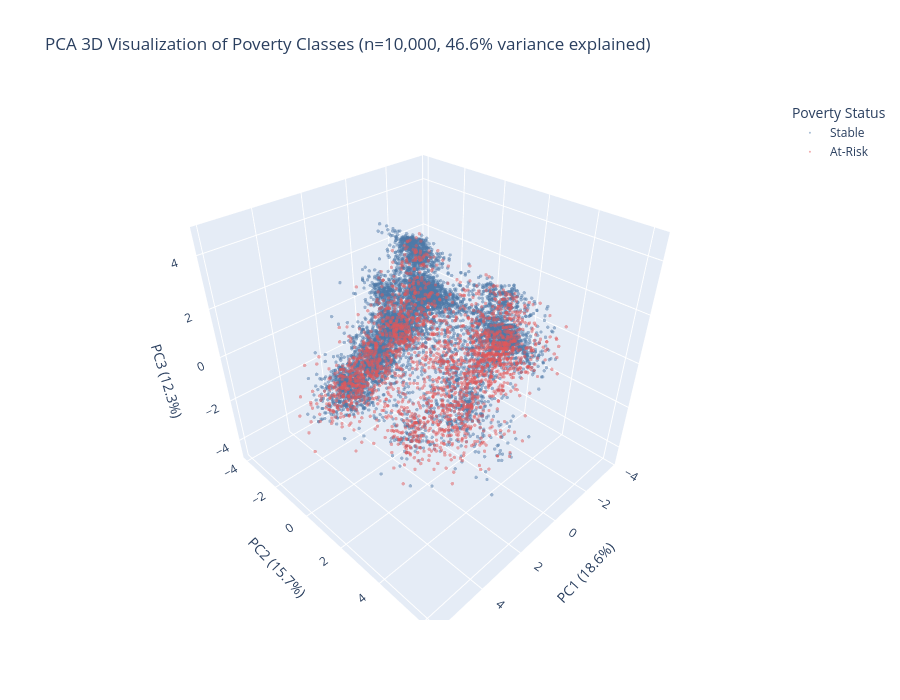

Here is the notebook cell this chart was saved with:
### Code cell
# 3D Interactive Scatter Plot with Plotly
fig_3d = px.scatter_3d(
    pca_sample,
    x='PC1', y='PC2', z='PC3',
    color='Poverty_Status',
    color_discrete_map={'Stable': '#4e79a7', 'At-Risk': '#e15759'},
    opacity=0.5,
    title=f'PCA 3D Visualization of Poverty Classes (n={sample_size:,}, {pca.explained_variance_ratio_.sum()*100:.1f}% variance explained)',
    labels={'PC1': f'PC1 ({pca.explained_variance_ratio_[0]*100:.1f}%)',
            'PC2': f'PC2 ({pca.explained_variance_ratio_[1]*100:.1f}%)',
            'PC3': f'PC3 ({pca.explained_variance_ratio_[2]*100:.1f}%)'},
    width=900,
    height=700
)

fig_3d.update_traces(marker=dict(size=2))
fig_3d.update_layout(
    legend_title_text='Poverty Status',
    scene=dict(
        xaxis_title=f'PC1 ({pca.explained_variance_ratio_[0]*100:.1f}%)',
        yaxis_title=f'PC2 ({pca.explained_variance_ratio_[1]*100:.1f}%)',
        zaxis_title=f'PC3 ({pca.explained_variance_ratio_[2]*100:.1f}%)'
    )
)
fig_3d.show()

### Figure 1 — Plotly figure (JSON) as saved in the notebook; plotly's stock layout.template omitted (floating-point values rounded to 4 significant figures; data arrays with more than 128 entries replaced by an {"elided": "..."} marker saying what was removed)
{"data": [{"hovertemplate": "Poverty_Status=Stable<br>PC1 (18.6%)=%{x}<br>PC2 (15.7%)=%{y}<br>PC3 (12.3%)=%{z}<extra></extra>", "legendgroup": "Stable", "marker": {"color": "#4e79a7", "opacity": 0.5, "size": 2, "symbol": "circle"}, "mode": "markers", "name": "Stable", "scene": "scene", "showlegend": true, "type": "scatter3d", "x": {"elided": "7714 float values"}, "y": {"elided": "7714 float values"}, "z": {"elided": "7714 float values"}}, {"hovertemplate": "Poverty_Status=At-Risk<br>PC1 (18.6%)=%{x}<br>PC2 (15.7%)=%{y}<br>PC3 (12.3%)=%{z}<extra></extra>", "legendgroup": "At-Risk", "marker": {"color": "#e15759", "opacity": 0.5, "size": 2, "symbol": "circle"}, "mode": "markers", "name": "At-Risk", "scene": "scene", "showlegend": true, "type": "scatter3d", "x": {"elided": "2286 float values"}, "y": {"elided": "2286 float values"}, "z": {"elided": "2286 float values"}}], "layout": {"height": 700, "legend": {"title": {"text": "Poverty Status"}, "tracegroupgap": 0}, "scene": {"domain": {"x": [0, 1], "y": [0, 1]}, "xaxis": {"title": {"text": "PC1 (18.6%)"}}, "yaxis": {"title": {"text": "PC2 (15.7%)"}}, "zaxis": {"title": {"text": "PC3 (12.3%)"}}}, "title": {"text": "PCA 3D Visualization of Poverty Classes (n=10,000, 46.6% variance explained)"}, "width": 900}}
